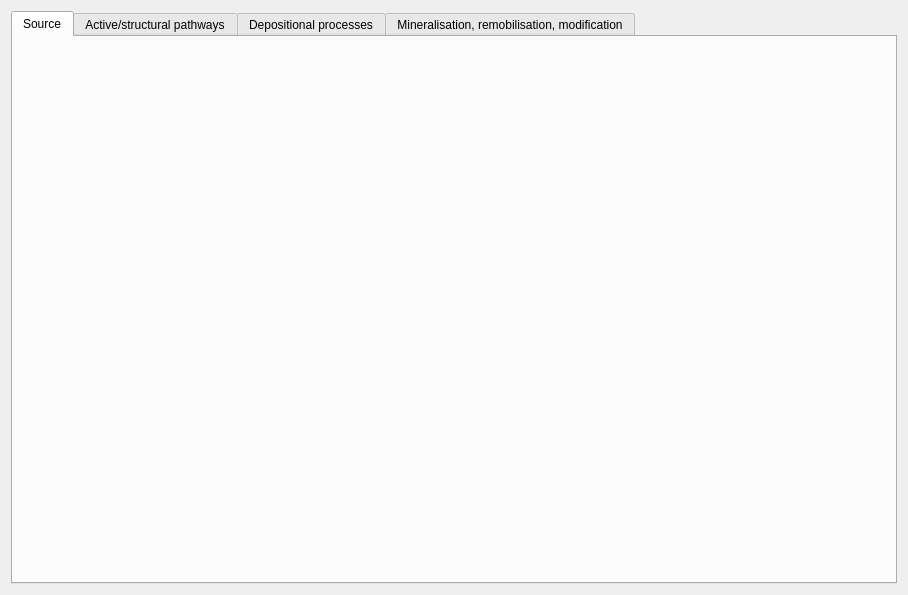
<?xml version="1.0" encoding="UTF-8"?>
<ui version="4.0">
 <class>WizardPage</class>
 <widget class="QWizardPage" name="WizardPage">
  <property name="geometry">
   <rect>
    <x>0</x>
    <y>0</y>
    <width>908</width>
    <height>595</height>
   </rect>
  </property>
  <property name="windowTitle">
   <string>WizardPage</string>
  </property>
  <layout class="QHBoxLayout" name="horizontalLayout">
   <item>
    <layout class="QHBoxLayout" name="horizontalLayout_4">
     <item>
      <widget class="QTabWidget" name="tabWidget">
       <property name="styleSheet">
        <string notr="true"/>
       </property>
       <property name="currentIndex">
        <number>0</number>
       </property>
       <widget class="QWidget" name="source_tab">
        <attribute name="title">
         <string>Source</string>
        </attribute>
       </widget>
       <widget class="QWidget" name="pathway_tab">
        <attribute name="title">
         <string>Active/structural pathways</string>
        </attribute>
       </widget>
       <widget class="QWidget" name="depositional_tab">
        <attribute name="title">
         <string>Depositional processes</string>
        </attribute>
       </widget>
       <widget class="QWidget" name="mineralisation_tab">
        <attribute name="title">
         <string>Mineralisation, remobilisation, modification</string>
        </attribute>
       </widget>
      </widget>
     </item>
    </layout>
   </item>
  </layout>
 </widget>
 <resources/>
 <connections/>
</ui>
